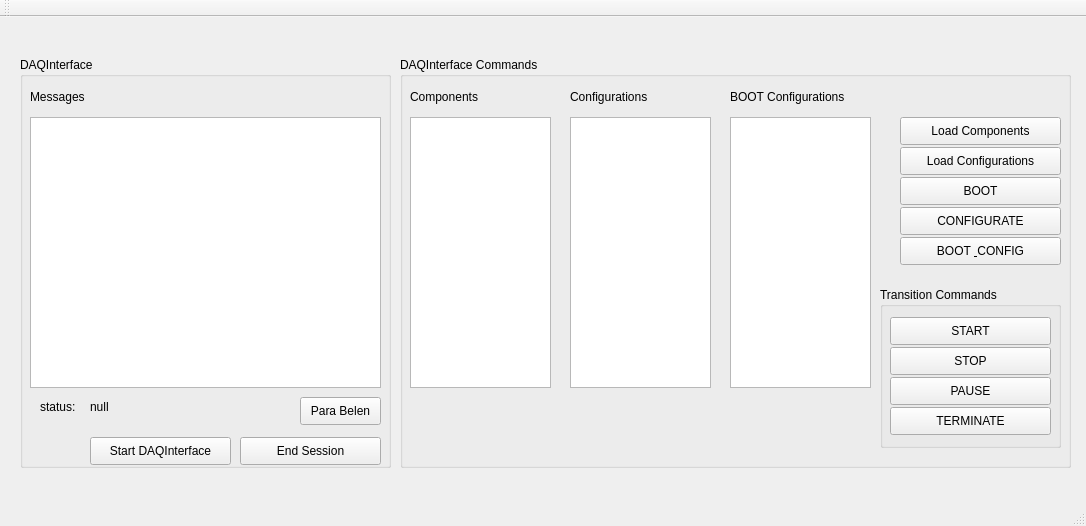
<?xml version="1.0" encoding="UTF-8"?>
<ui version="4.0">
 <class>MainWindow</class>
 <widget class="QMainWindow" name="MainWindow">
  <property name="geometry">
   <rect>
    <x>0</x>
    <y>0</y>
    <width>1086</width>
    <height>526</height>
   </rect>
  </property>
  <property name="windowTitle">
   <string>MainWindow</string>
  </property>
  <widget class="QWidget" name="centralWidget">
   <widget class="QGroupBox" name="groupBox">
    <property name="geometry">
     <rect>
      <x>20</x>
      <y>40</y>
      <width>371</width>
      <height>411</height>
     </rect>
    </property>
    <property name="title">
     <string>DAQInterface</string>
    </property>
    <widget class="QPlainTextEdit" name="taDAQInterface">
     <property name="geometry">
      <rect>
       <x>10</x>
       <y>60</y>
       <width>351</width>
       <height>271</height>
      </rect>
     </property>
    </widget>
    <widget class="QPushButton" name="bDAQInterface">
     <property name="geometry">
      <rect>
       <x>70</x>
       <y>380</y>
       <width>141</width>
       <height>28</height>
      </rect>
     </property>
     <property name="text">
      <string>Start DAQInterface</string>
     </property>
    </widget>
    <widget class="QPushButton" name="bBelen">
     <property name="geometry">
      <rect>
       <x>280</x>
       <y>340</y>
       <width>81</width>
       <height>28</height>
      </rect>
     </property>
     <property name="text">
      <string>Para Belen</string>
     </property>
    </widget>
    <widget class="QLabel" name="label_4">
     <property name="geometry">
      <rect>
       <x>10</x>
       <y>30</y>
       <width>181</width>
       <height>20</height>
      </rect>
     </property>
     <property name="text">
      <string>Messages</string>
     </property>
    </widget>
    <widget class="QPushButton" name="bFinalizarSesion">
     <property name="geometry">
      <rect>
       <x>220</x>
       <y>380</y>
       <width>141</width>
       <height>28</height>
      </rect>
     </property>
     <property name="text">
      <string>End Session</string>
     </property>
    </widget>
    <widget class="QLabel" name="label_6">
     <property name="geometry">
      <rect>
       <x>20</x>
       <y>340</y>
       <width>62</width>
       <height>20</height>
      </rect>
     </property>
     <property name="text">
      <string>status:</string>
     </property>
    </widget>
    <widget class="QLabel" name="lbStatus">
     <property name="geometry">
      <rect>
       <x>70</x>
       <y>340</y>
       <width>171</width>
       <height>20</height>
      </rect>
     </property>
     <property name="text">
      <string>null</string>
     </property>
    </widget>
   </widget>
   <widget class="QGroupBox" name="groupBox_2">
    <property name="geometry">
     <rect>
      <x>400</x>
      <y>40</y>
      <width>671</width>
      <height>411</height>
     </rect>
    </property>
    <property name="title">
     <string>DAQInterface Commands</string>
    </property>
    <widget class="QPushButton" name="bDAQcomp">
     <property name="geometry">
      <rect>
       <x>500</x>
       <y>60</y>
       <width>161</width>
       <height>28</height>
      </rect>
     </property>
     <property name="text">
      <string>Load Components</string>
     </property>
    </widget>
    <widget class="QListView" name="lvComponentes">
     <property name="geometry">
      <rect>
       <x>10</x>
       <y>60</y>
       <width>141</width>
       <height>271</height>
      </rect>
     </property>
    </widget>
    <widget class="QListView" name="lvConfiguraciones">
     <property name="geometry">
      <rect>
       <x>170</x>
       <y>60</y>
       <width>141</width>
       <height>271</height>
      </rect>
     </property>
    </widget>
    <widget class="QLabel" name="label_2">
     <property name="geometry">
      <rect>
       <x>10</x>
       <y>30</y>
       <width>101</width>
       <height>20</height>
      </rect>
     </property>
     <property name="text">
      <string>Components</string>
     </property>
    </widget>
    <widget class="QLabel" name="label_3">
     <property name="geometry">
      <rect>
       <x>170</x>
       <y>30</y>
       <width>111</width>
       <height>20</height>
      </rect>
     </property>
     <property name="text">
      <string>Configurations</string>
     </property>
    </widget>
    <widget class="QPushButton" name="bDAQconf">
     <property name="geometry">
      <rect>
       <x>500</x>
       <y>90</y>
       <width>161</width>
       <height>28</height>
      </rect>
     </property>
     <property name="text">
      <string>Load Configurations</string>
     </property>
    </widget>
    <widget class="QListView" name="lvConfigBOOT">
     <property name="geometry">
      <rect>
       <x>330</x>
       <y>60</y>
       <width>141</width>
       <height>271</height>
      </rect>
     </property>
    </widget>
    <widget class="QLabel" name="label_5">
     <property name="geometry">
      <rect>
       <x>330</x>
       <y>30</y>
       <width>141</width>
       <height>20</height>
      </rect>
     </property>
     <property name="text">
      <string>BOOT Configurations</string>
     </property>
    </widget>
    <widget class="QPushButton" name="bBOOT">
     <property name="geometry">
      <rect>
       <x>500</x>
       <y>120</y>
       <width>161</width>
       <height>28</height>
      </rect>
     </property>
     <property name="text">
      <string>BOOT</string>
     </property>
    </widget>
    <widget class="QPushButton" name="bCONFIG">
     <property name="geometry">
      <rect>
       <x>500</x>
       <y>150</y>
       <width>161</width>
       <height>28</height>
      </rect>
     </property>
     <property name="text">
      <string>CONFIGURATE</string>
     </property>
    </widget>
    <widget class="QPushButton" name="bBOOTandCONFIG">
     <property name="geometry">
      <rect>
       <x>500</x>
       <y>180</y>
       <width>161</width>
       <height>28</height>
      </rect>
     </property>
     <property name="text">
      <string>BOOT &amp; CONFIG</string>
     </property>
    </widget>
    <widget class="QGroupBox" name="groupBox_3">
     <property name="geometry">
      <rect>
       <x>480</x>
       <y>230</y>
       <width>181</width>
       <height>161</height>
      </rect>
     </property>
     <property name="title">
      <string>Transition Commands</string>
     </property>
     <widget class="QPushButton" name="bStart">
      <property name="geometry">
       <rect>
        <x>10</x>
        <y>30</y>
        <width>161</width>
        <height>28</height>
       </rect>
      </property>
      <property name="text">
       <string>START</string>
      </property>
     </widget>
     <widget class="QPushButton" name="bStop">
      <property name="geometry">
       <rect>
        <x>10</x>
        <y>60</y>
        <width>161</width>
        <height>28</height>
       </rect>
      </property>
      <property name="text">
       <string>STOP</string>
      </property>
     </widget>
     <widget class="QPushButton" name="bPause">
      <property name="geometry">
       <rect>
        <x>10</x>
        <y>90</y>
        <width>161</width>
        <height>28</height>
       </rect>
      </property>
      <property name="text">
       <string>PAUSE</string>
      </property>
     </widget>
     <widget class="QPushButton" name="bTerminate">
      <property name="geometry">
       <rect>
        <x>10</x>
        <y>120</y>
        <width>161</width>
        <height>28</height>
       </rect>
      </property>
      <property name="text">
       <string>TERMINATE</string>
      </property>
     </widget>
    </widget>
   </widget>
  </widget>
  <widget class="QToolBar" name="mainToolBar">
   <attribute name="toolBarArea">
    <enum>TopToolBarArea</enum>
   </attribute>
   <attribute name="toolBarBreak">
    <bool>false</bool>
   </attribute>
  </widget>
  <widget class="QStatusBar" name="statusBar"/>
  <action name="actionSource_config_file">
   <property name="text">
    <string>Source config file</string>
   </property>
  </action>
 </widget>
 <layoutdefault spacing="6" margin="11"/>
 <resources/>
 <connections/>
</ui>
